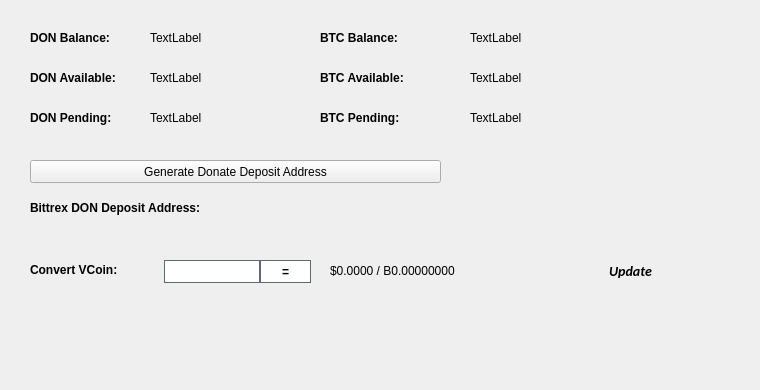
   <widget class="QWidget" name="BalanceTab">
    <attribute name="title">
     <string>Balance</string>
    </attribute>
    <widget class="QLabel" name="BitcoinBalanceLabel">
     <property name="geometry">
      <rect>
       <x>470</x>
       <y>30</y>
       <width>150</width>
       <height>16</height>
      </rect>
     </property>
     <property name="text">
      <string>TextLabel</string>
     </property>
    </widget>
    <widget class="QLabel" name="DONBalanceLabel">
     <property name="geometry">
      <rect>
       <x>150</x>
       <y>30</y>
       <width>150</width>
       <height>16</height>
      </rect>
     </property>
     <property name="text">
      <string>TextLabel</string>
     </property>
    </widget>
    <widget class="QLabel" name="label_11">
     <property name="geometry">
      <rect>
       <x>30</x>
       <y>30</y>
       <width>101</width>
       <height>16</height>
      </rect>
     </property>
     <property name="font">
      <font>
       <weight>75</weight>
       <bold>true</bold>
      </font>
     </property>
     <property name="text">
      <string>DON Balance:</string>
     </property>
    </widget>
    <widget class="QLabel" name="label_12">
     <property name="geometry">
      <rect>
       <x>320</x>
       <y>30</y>
       <width>101</width>
       <height>16</height>
      </rect>
     </property>
     <property name="font">
      <font>
       <weight>75</weight>
       <bold>true</bold>
      </font>
     </property>
     <property name="text">
      <string>BTC Balance:</string>
     </property>
    </widget>
    <widget class="QLabel" name="DONAvailableLabel_2">
     <property name="geometry">
      <rect>
       <x>150</x>
       <y>70</y>
       <width>150</width>
       <height>16</height>
      </rect>
     </property>
     <property name="text">
      <string>TextLabel</string>
     </property>
    </widget>
    <widget class="QLabel" name="label_13">
     <property name="geometry">
      <rect>
       <x>30</x>
       <y>70</y>
       <width>111</width>
       <height>16</height>
      </rect>
     </property>
     <property name="font">
      <font>
       <weight>75</weight>
       <bold>true</bold>
      </font>
     </property>
     <property name="text">
      <string>DON Available:</string>
     </property>
    </widget>
    <widget class="QLabel" name="label_14">
     <property name="geometry">
      <rect>
       <x>30</x>
       <y>110</y>
       <width>101</width>
       <height>16</height>
      </rect>
     </property>
     <property name="font">
      <font>
       <weight>75</weight>
       <bold>true</bold>
      </font>
     </property>
     <property name="text">
      <string>DON Pending:</string>
     </property>
    </widget>
    <widget class="QLabel" name="DONPendingLabel">
     <property name="geometry">
      <rect>
       <x>150</x>
       <y>110</y>
       <width>150</width>
       <height>16</height>
      </rect>
     </property>
     <property name="text">
      <string>TextLabel</string>
     </property>
    </widget>
    <widget class="QLabel" name="label_15">
     <property name="geometry">
      <rect>
       <x>320</x>
       <y>70</y>
       <width>111</width>
       <height>16</height>
      </rect>
     </property>
     <property name="font">
      <font>
       <weight>75</weight>
       <bold>true</bold>
      </font>
     </property>
     <property name="text">
      <string>BTC Available:</string>
     </property>
    </widget>
    <widget class="QLabel" name="BitcoinAvailableLabel">
     <property name="geometry">
      <rect>
       <x>470</x>
       <y>70</y>
       <width>150</width>
       <height>16</height>
      </rect>
     </property>
     <property name="text">
      <string>TextLabel</string>
     </property>
    </widget>
    <widget class="QLabel" name="label_31">
     <property name="geometry">
      <rect>
       <x>320</x>
       <y>110</y>
       <width>111</width>
       <height>16</height>
      </rect>
     </property>
     <property name="font">
      <font>
       <weight>75</weight>
       <bold>true</bold>
      </font>
     </property>
     <property name="text">
      <string>BTC Pending:</string>
     </property>
    </widget>
    <widget class="QLabel" name="BitcoinPendingLabel">
     <property name="geometry">
      <rect>
       <x>470</x>
       <y>110</y>
       <width>150</width>
       <height>16</height>
      </rect>
     </property>
     <property name="text">
      <string>TextLabel</string>
     </property>
    </widget>
    <widget class="QLabel" name="label_33">
     <property name="geometry">
      <rect>
       <x>30</x>
       <y>200</y>
       <width>221</width>
       <height>16</height>
      </rect>
     </property>
     <property name="font">
      <font>
       <weight>75</weight>
       <bold>true</bold>
      </font>
     </property>
     <property name="text">
      <string>Bittrex DON Deposit Address:</string>
     </property>
    </widget>
    <widget class="QPushButton" name="GenDepositBTN">
     <property name="geometry">
      <rect>
       <x>30</x>
       <y>160</y>
       <width>411</width>
       <height>23</height>
      </rect>
     </property>
     <property name="text">
      <string>Generate Donate Deposit Address</string>
     </property>
     <property name="icon">
      <iconset resource="../donate.qrc">
       <normaloff>:/icons/bitcoin</normaloff>:/icons/bitcoin</iconset>
     </property>
    </widget>
    <widget class="QLabel" name="DepositAddressLabel">
     <property name="geometry">
      <rect>
       <x>200</x>
       <y>200</y>
       <width>261</width>
       <height>16</height>
      </rect>
     </property>
     <property name="palette">
      <palette>
       <active>
        <colorrole role="WindowText">
         <brush brushstyle="SolidPattern">
          <color alpha="255">
           <red>0</red>
           <green>0</green>
           <blue>0</blue>
          </color>
         </brush>
        </colorrole>
        <colorrole role="Text">
         <brush brushstyle="SolidPattern">
          <color alpha="255">
           <red>0</red>
           <green>0</green>
           <blue>255</blue>
          </color>
         </brush>
        </colorrole>
       </active>
       <inactive>
        <colorrole role="WindowText">
         <brush brushstyle="SolidPattern">
          <color alpha="255">
           <red>0</red>
           <green>0</green>
           <blue>0</blue>
          </color>
         </brush>
        </colorrole>
        <colorrole role="Text">
         <brush brushstyle="SolidPattern">
          <color alpha="255">
           <red>0</red>
           <green>0</green>
           <blue>255</blue>
          </color>
         </brush>
        </colorrole>
       </inactive>
       <disabled>
        <colorrole role="WindowText">
         <brush brushstyle="SolidPattern">
          <color alpha="255">
           <red>120</red>
           <green>120</green>
           <blue>120</blue>
          </color>
         </brush>
        </colorrole>
        <colorrole role="Text">
         <brush brushstyle="SolidPattern">
          <color alpha="255">
           <red>120</red>
           <green>120</green>
           <blue>120</blue>
          </color>
         </brush>
        </colorrole>
       </disabled>
      </palette>
     </property>
     <property name="font">
      <font>
       <weight>75</weight>
       <bold>true</bold>
      </font>
     </property>
     <property name="text">
      <string/>
     </property>
     <property name="alignment">
      <set>Qt::AlignRight|Qt::AlignTrailing|Qt::AlignVCenter</set>
     </property>
     <property name="textInteractionFlags">
      <set>Qt::LinksAccessibleByMouse|Qt::TextSelectableByKeyboard|Qt::TextSelectableByMouse</set>
     </property>
    </widget>
    <widget class="QLabel" name="label_8">
     <property name="geometry">
      <rect>
       <x>460</x>
       <y>300</y>
       <width>281</width>
       <height>81</height>
      </rect>
     </property>
     <property name="text">
      <string/>
     </property>
     <property name="pixmap">
      <pixmap>:/images/bittrex</pixmap>
     </property>
    </widget>
    <widget class="QWidget" name="widgetConversion" native="true">
     <property name="geometry">
      <rect>
       <x>0</x>
       <y>250</y>
       <width>751</width>
       <height>43</height>
      </rect>
     </property>
     <property name="minimumSize">
      <size>
       <width>0</width>
       <height>43</height>
      </size>
     </property>
     <property name="styleSheet">
      <string notr="true"/>
     </property>
     <widget class="QPushButton" name="btnUpdateMarketData">
      <property name="geometry">
       <rect>
        <x>575</x>
        <y>0</y>
        <width>111</width>
        <height>41</height>
       </rect>
      </property>
      <property name="sizePolicy">
       <sizepolicy hsizetype="Expanding" vsizetype="Expanding">
        <horstretch>0</horstretch>
        <verstretch>0</verstretch>
       </sizepolicy>
      </property>
      <property name="font">
       <font>
        <family>calibri</family>
        <pointsize>-1</pointsize>
        <weight>75</weight>
        <italic>true</italic>
        <bold>true</bold>
       </font>
      </property>
      <property name="styleSheet">
       <string notr="true">margin:0px;text-align:center;padding:2px;border-radius:3px;font-style:italic;width:100px;font-size:14px;font-family:calibri;font-weight:600;</string>
      </property>
      <property name="text">
       <string>Update</string>
      </property>
      <property name="iconSize">
       <size>
        <width>150</width>
        <height>35</height>
       </size>
      </property>
      <property name="autoDefault">
       <bool>true</bool>
      </property>
      <property name="default">
       <bool>true</bool>
      </property>
     </widget>
     <widget class="QLabel" name="lblConvertVCoin">
      <property name="geometry">
       <rect>
        <x>30</x>
        <y>10</y>
        <width>131</width>
        <height>20</height>
       </rect>
      </property>
      <property name="styleSheet">
       <string notr="true"/>
      </property>
      <property name="text">
       <string>&lt;html&gt;&lt;head/&gt;&lt;body&gt;&lt;p&gt;&lt;span style=&quot; font-weight:600;&quot;&gt;Convert VCoin:&lt;/span&gt;&lt;/p&gt;&lt;/body&gt;&lt;/html&gt;</string>
      </property>
     </widget>
     <widget class="QLineEdit" name="txtConvertVCoinQty">
      <property name="geometry">
       <rect>
        <x>160</x>
        <y>10</y>
        <width>100</width>
        <height>23</height>
       </rect>
      </property>
      <property name="minimumSize">
       <size>
        <width>100</width>
        <height>23</height>
       </size>
      </property>
      <property name="maximumSize">
       <size>
        <width>100</width>
        <height>16777215</height>
       </size>
      </property>
      <property name="styleSheet">
       <string notr="true">border: 1px solid #61696c;margin-left:4px;</string>
      </property>
     </widget>
     <widget class="QPushButton" name="btnConvertDonate">
      <property name="geometry">
       <rect>
        <x>260</x>
        <y>10</y>
        <width>51</width>
        <height>23</height>
       </rect>
      </property>
      <property name="minimumSize">
       <size>
        <width>0</width>
        <height>23</height>
       </size>
      </property>
      <property name="styleSheet">
       <string notr="true">border:1px solid #61696c;background:white;font-weight:600;</string>
      </property>
      <property name="text">
       <string>=</string>
      </property>
     </widget>
     <widget class="QLabel" name="lblConvertVCoinResults">
      <property name="geometry">
       <rect>
        <x>330</x>
        <y>0</y>
        <width>201</width>
        <height>41</height>
       </rect>
      </property>
      <property name="styleSheet">
       <string notr="true"/>
      </property>
      <property name="text">
       <string>$0.0000 / B0.00000000</string>
      </property>
     </widget>
     <widget class="QLabel" name="iconOverviewUpdateWait">
      <property name="geometry">
       <rect>
        <x>670</x>
        <y>10</y>
        <width>24</width>
        <height>24</height>
       </rect>
      </property>
      <property name="text">
       <string/>
      </property>
      <property name="pixmap">
       <pixmap resource="../donate.qrc">:/icons/transaction_1</pixmap>
      </property>
      <property name="scaledContents">
       <bool>true</bool>
      </property>
      <property name="alignment">
       <set>Qt::AlignCenter</set>
      </property>
     </widget>
    </widget>
   </widget>
